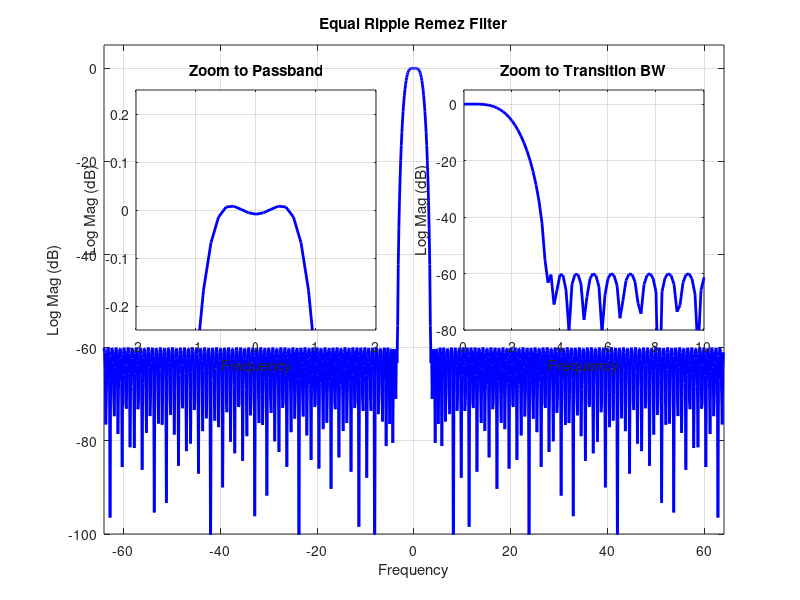

This figure's MATLAB source: (Note: this script raises an error after producing the figure.)
% demonstration of passband and stopband spectral effects on filters designed with
% myfrf variant of remez algorithm
% Script file written by fred harris of UCSD. Copyright 2021

h1=remez(154,[0, 0.6, 3.4, 64]/64, [1 1 0 0], [1 1]);
figure(1)
plot((-0.5:1/1024:0.5-1/1024)*128,20*log10(abs(fftshift(fft(h1,1024)))),'b','linewidth',2)
axis([-64 64 -100 5])
grid on
title('Equal Ripple Remez Filter')
xlabel('Frequency')
ylabel('Log Mag (dB)')

axes('position',[0.58 0.45 0.3 0.4])
plot((-0.5:1/1024:0.5-1/1024)*128,20*log10(abs(fftshift(fft(h1,1024)))),'b','linewidth',2)
grid on
axis([0 10 -80 5])
title('Zoom to Transition BW')
xlabel('Frequency')
ylabel('Log Mag (dB)')

axes('position',[0.17 0.45 0.3 0.4])
plot((-0.5:1/1024:0.5-1/1024)*128,20*log10(abs(fftshift(fft(h1,1024)))),'b','linewidth',2)
axis([-2 2 -0.25 0.25])
title('Zoom to Passband')
grid on
xlabel('Frequency')
ylabel('Log Mag (dB)')

% now give the filter a 1/f rolloff in the stopband
% myfrf is a modified version of the remezfrf function to provide the 1/f rolloff
%   in myfrf, removed linse start with "%---"
%   and new lines end with "%+++ ..."
%   to make the changes visible

h2=remez(154,[0, 0.6, 3.4, 64]/64, {'myfrf',[1 1 0 0]}, [1 1]);
figure(2)
plot((-0.5:1/1024:0.5-1/1024)*128,20*log10(abs(fftshift(fft(h2,1024)))),'b','linewidth',2)
grid on
axis([-64 64 -100 5])
title('1/f Stopband Rolloff Remez Filter')
xlabel('Frequency')
ylabel('Log Mag (dB)')

axes('position',[0.58 0.45 0.3 0.4])
plot((-0.5:1/1024:0.5-1/1024)*128,20*log10(abs(fftshift(fft(h2,1024)))),'b','linewidth',2)
grid on
axis([0 10 -80 5])
title('Zoom to Transition BW')
xlabel('Frequency')
ylabel('Log Mag (dB)')

axes('position',[0.17 0.45 0.3 0.4])
plot((-0.5:1/1024:0.5-1/1024)*128,20*log10(abs(fftshift(fft(h2,1024)))),'b','linewidth',2)
grid on
axis([-2 2 -0.25 0.25])
title('Zoom to Passband')
xlabel('Frequency')
ylabel('Log Mag (dB)')
